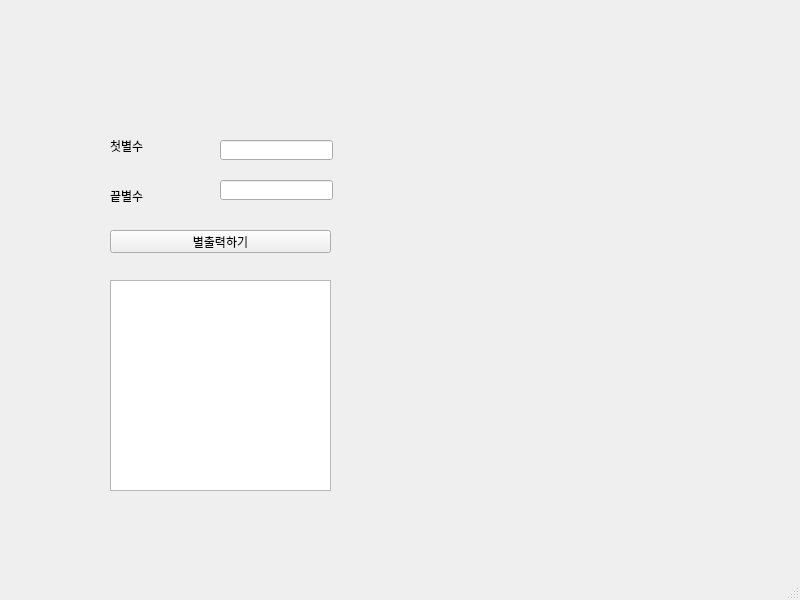
<?xml version="1.0" encoding="UTF-8"?>
<ui version="4.0">
 <class>MainWindow</class>
 <widget class="QMainWindow" name="MainWindow">
  <property name="geometry">
   <rect>
    <x>0</x>
    <y>0</y>
    <width>800</width>
    <height>600</height>
   </rect>
  </property>
  <property name="windowTitle">
   <string>MainWindow</string>
  </property>
  <widget class="QWidget" name="centralwidget">
   <widget class="QLabel" name="lbl_first">
    <property name="geometry">
     <rect>
      <x>110</x>
      <y>140</y>
      <width>56</width>
      <height>12</height>
     </rect>
    </property>
    <property name="text">
     <string>첫별수</string>
    </property>
   </widget>
   <widget class="QLabel" name="lbl_last">
    <property name="geometry">
     <rect>
      <x>110</x>
      <y>190</y>
      <width>56</width>
      <height>12</height>
     </rect>
    </property>
    <property name="text">
     <string>끝별수</string>
    </property>
   </widget>
   <widget class="QLineEdit" name="le_first">
    <property name="geometry">
     <rect>
      <x>220</x>
      <y>140</y>
      <width>113</width>
      <height>20</height>
     </rect>
    </property>
   </widget>
   <widget class="QLineEdit" name="le_last">
    <property name="geometry">
     <rect>
      <x>220</x>
      <y>180</y>
      <width>113</width>
      <height>20</height>
     </rect>
    </property>
   </widget>
   <widget class="QPushButton" name="pb">
    <property name="geometry">
     <rect>
      <x>110</x>
      <y>230</y>
      <width>221</width>
      <height>23</height>
     </rect>
    </property>
    <property name="text">
     <string>별출력하기</string>
    </property>
   </widget>
   <widget class="QTextEdit" name="te">
    <property name="geometry">
     <rect>
      <x>110</x>
      <y>280</y>
      <width>221</width>
      <height>211</height>
     </rect>
    </property>
   </widget>
  </widget>
  <widget class="QMenuBar" name="menubar">
   <property name="geometry">
    <rect>
     <x>0</x>
     <y>0</y>
     <width>800</width>
     <height>21</height>
    </rect>
   </property>
  </widget>
  <widget class="QStatusBar" name="statusbar"/>
 </widget>
 <resources/>
 <connections/>
</ui>
